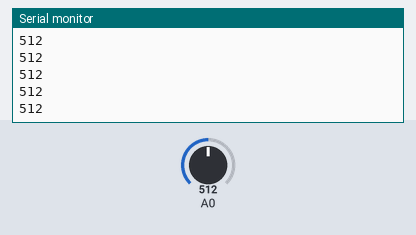
Bench run of a sketch on a simulated Arduino Nano 33 IoT. On the bench: the last lines printed to the serial monitor. The test bench sets the inputs (shaded band); at power-on: A0 = 512. Nothing arrives over Bluetooth unless stated; a phone connects over Bluetooth LE 3 s after start.

Above: at 3.8 s.
3.9 s: A0 set to 716
At 4.8 s:
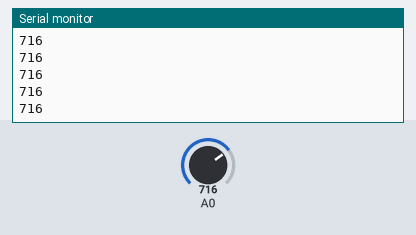
5.4 s: A0 set to 900
At 5.9 s:
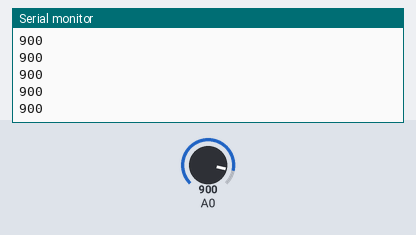
Timing chart, 0 to 7.1 s (numbered marks = the images above; inputs shaded):
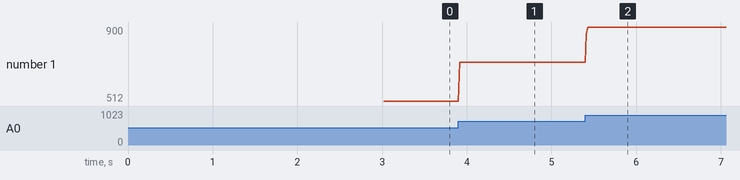

The sketch:

peripheral.ino
```cpp
#include <ArduinoBLE.h>

BLEService soilService("1000");
BLEIntCharacteristic soilHydration("1001", BLERead | BLENotify);

void setup() {
  // put your setup code here, to run once:

  Serial.begin(9600);

  Serial.println("Test");

  if(!BLE.begin()){
    Serial.println("starting BLE failed.");
    while(1);
  }

  BLE.setLocalName("SoilMonitor");
  BLE.setAdvertisedService(soilService);
  soilService.addCharacteristic(soilHydration);
  BLE.addService(soilService);

  BLE.advertise();

  Serial.println("Bluetooth active...");

}

void loop() {
  // put your main code here, to run repeatedly:

  BLEDevice central = BLE.central();

  if(central){
    Serial.print("Connected to central:");
    Serial.println(central.address());
  }


  while(central.connected()){
    // code to be executed while peripheral is connected to master
    int moist = readMoisture();
    Serial.println(moist);
    soilHydration.writeValue(moist);
    delay(1);

  }

  delay(1);

  Serial.println("Disconnected from central");


}


int readMoisture(){
  //int moisture = analogRead(A0);
  int avg = 0;
  for(int i = 0; i < 5; i++){
    avg += analogRead(A0);
    delay(3);
  }

  avg /= 5;

  return avg;
}
```

Measured:
- after the input at 3.9 s, the serial monitor: prints a new line at once (image 1)
- after the input at 5.4 s, the serial monitor: prints a new line at once (image 2)
- plotted number 1: 512 → 716 after the input at 3.9 s, 716 → 900 after the input at 5.4 s
